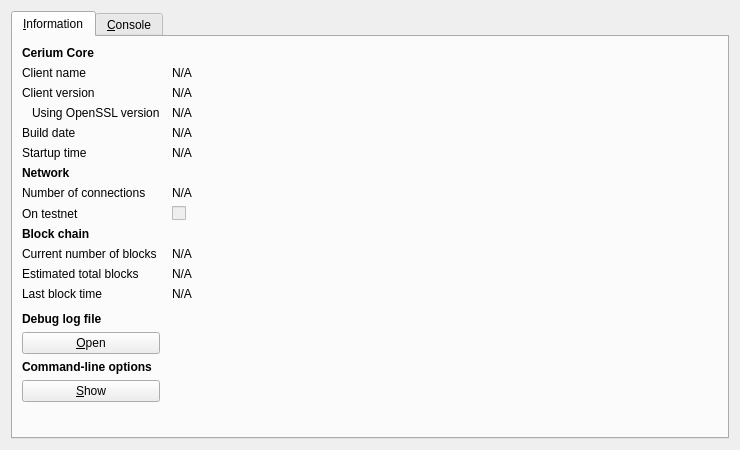
<?xml version="1.0" encoding="UTF-8"?>
<ui version="4.0">
 <class>RPCConsole</class>
 <widget class="QDialog" name="RPCConsole">
  <property name="geometry">
   <rect>
    <x>0</x>
    <y>0</y>
    <width>740</width>
    <height>450</height>
   </rect>
  </property>
  <property name="windowTitle">
   <string>Cerium - Debug window</string>
  </property>
  <layout class="QVBoxLayout" name="verticalLayout_2">
   <item>
    <widget class="QTabWidget" name="tabWidget">
     <property name="currentIndex">
      <number>0</number>
     </property>
     <widget class="QWidget" name="tab_info">
      <attribute name="title">
       <string>&amp;Information</string>
      </attribute>
      <layout class="QGridLayout" name="gridLayout" columnstretch="0,1">
       <property name="horizontalSpacing">
        <number>12</number>
       </property>
       <item row="0" column="0">
        <widget class="QLabel" name="label_9">
         <property name="font">
          <font>
           <weight>75</weight>
           <bold>true</bold>
          </font>
         </property>
         <property name="text">
          <string>Cerium Core</string>
         </property>
        </widget>
       </item>
       <item row="1" column="0">
        <widget class="QLabel" name="label_5">
         <property name="text">
          <string>Client name</string>
         </property>
        </widget>
       </item>
       <item row="1" column="1">
        <widget class="QLabel" name="clientName">
         <property name="cursor">
          <cursorShape>IBeamCursor</cursorShape>
         </property>
         <property name="text">
          <string>N/A</string>
         </property>
         <property name="textFormat">
          <enum>Qt::PlainText</enum>
         </property>
         <property name="textInteractionFlags">
          <set>Qt::LinksAccessibleByMouse|Qt::TextSelectableByKeyboard|Qt::TextSelectableByMouse</set>
         </property>
        </widget>
       </item>
       <item row="2" column="0">
        <widget class="QLabel" name="label_6">
         <property name="text">
          <string>Client version</string>
         </property>
        </widget>
       </item>
       <item row="2" column="1">
        <widget class="QLabel" name="clientVersion">
         <property name="cursor">
          <cursorShape>IBeamCursor</cursorShape>
         </property>
         <property name="text">
          <string>N/A</string>
         </property>
         <property name="textFormat">
          <enum>Qt::PlainText</enum>
         </property>
         <property name="textInteractionFlags">
          <set>Qt::LinksAccessibleByMouse|Qt::TextSelectableByKeyboard|Qt::TextSelectableByMouse</set>
         </property>
        </widget>
       </item>
       <item row="3" column="0">
        <widget class="QLabel" name="label_14">
         <property name="text">
          <string>Using OpenSSL version</string>
         </property>
         <property name="indent">
          <number>10</number>
         </property>
        </widget>
       </item>
       <item row="3" column="1">
        <widget class="QLabel" name="openSSLVersion">
         <property name="cursor">
          <cursorShape>IBeamCursor</cursorShape>
         </property>
         <property name="text">
          <string>N/A</string>
         </property>
         <property name="textFormat">
          <enum>Qt::PlainText</enum>
         </property>
         <property name="textInteractionFlags">
          <set>Qt::LinksAccessibleByMouse|Qt::TextSelectableByKeyboard|Qt::TextSelectableByMouse</set>
         </property>
        </widget>
       </item>
       <item row="4" column="0">
        <widget class="QLabel" name="label_12">
         <property name="text">
          <string>Build date</string>
         </property>
        </widget>
       </item>
       <item row="4" column="1">
        <widget class="QLabel" name="buildDate">
         <property name="cursor">
          <cursorShape>IBeamCursor</cursorShape>
         </property>
         <property name="text">
          <string>N/A</string>
         </property>
         <property name="textFormat">
          <enum>Qt::PlainText</enum>
         </property>
         <property name="textInteractionFlags">
          <set>Qt::LinksAccessibleByMouse|Qt::TextSelectableByKeyboard|Qt::TextSelectableByMouse</set>
         </property>
        </widget>
       </item>
       <item row="5" column="0">
        <widget class="QLabel" name="label_13">
         <property name="text">
          <string>Startup time</string>
         </property>
        </widget>
       </item>
       <item row="5" column="1">
        <widget class="QLabel" name="startupTime">
         <property name="cursor">
          <cursorShape>IBeamCursor</cursorShape>
         </property>
         <property name="text">
          <string>N/A</string>
         </property>
         <property name="textFormat">
          <enum>Qt::PlainText</enum>
         </property>
         <property name="textInteractionFlags">
          <set>Qt::LinksAccessibleByMouse|Qt::TextSelectableByKeyboard|Qt::TextSelectableByMouse</set>
         </property>
        </widget>
       </item>
       <item row="6" column="0">
        <widget class="QLabel" name="label_11">
         <property name="font">
          <font>
           <weight>75</weight>
           <bold>true</bold>
          </font>
         </property>
         <property name="text">
          <string>Network</string>
         </property>
        </widget>
       </item>
       <item row="7" column="0">
        <widget class="QLabel" name="label_7">
         <property name="text">
          <string>Number of connections</string>
         </property>
        </widget>
       </item>
       <item row="7" column="1">
        <widget class="QLabel" name="numberOfConnections">
         <property name="cursor">
          <cursorShape>IBeamCursor</cursorShape>
         </property>
         <property name="text">
          <string>N/A</string>
         </property>
         <property name="textFormat">
          <enum>Qt::PlainText</enum>
         </property>
         <property name="textInteractionFlags">
          <set>Qt::LinksAccessibleByMouse|Qt::TextSelectableByKeyboard|Qt::TextSelectableByMouse</set>
         </property>
        </widget>
       </item>
       <item row="8" column="0">
        <widget class="QLabel" name="label_8">
         <property name="text">
          <string>On testnet</string>
         </property>
        </widget>
       </item>
       <item row="8" column="1">
        <widget class="QCheckBox" name="isTestNet">
         <property name="enabled">
          <bool>false</bool>
         </property>
         <property name="text">
          <string/>
         </property>
        </widget>
       </item>
       <item row="9" column="0">
        <widget class="QLabel" name="label_10">
         <property name="font">
          <font>
           <weight>75</weight>
           <bold>true</bold>
          </font>
         </property>
         <property name="text">
          <string>Block chain</string>
         </property>
        </widget>
       </item>
       <item row="10" column="0">
        <widget class="QLabel" name="label_3">
         <property name="text">
          <string>Current number of blocks</string>
         </property>
        </widget>
       </item>
       <item row="10" column="1">
        <widget class="QLabel" name="numberOfBlocks">
         <property name="cursor">
          <cursorShape>IBeamCursor</cursorShape>
         </property>
         <property name="text">
          <string>N/A</string>
         </property>
         <property name="textFormat">
          <enum>Qt::PlainText</enum>
         </property>
         <property name="textInteractionFlags">
          <set>Qt::LinksAccessibleByMouse|Qt::TextSelectableByKeyboard|Qt::TextSelectableByMouse</set>
         </property>
        </widget>
       </item>
       <item row="11" column="0">
        <widget class="QLabel" name="label_4">
         <property name="text">
          <string>Estimated total blocks</string>
         </property>
        </widget>
       </item>
       <item row="11" column="1">
        <widget class="QLabel" name="totalBlocks">
         <property name="cursor">
          <cursorShape>IBeamCursor</cursorShape>
         </property>
         <property name="text">
          <string>N/A</string>
         </property>
         <property name="textFormat">
          <enum>Qt::PlainText</enum>
         </property>
         <property name="textInteractionFlags">
          <set>Qt::LinksAccessibleByMouse|Qt::TextSelectableByKeyboard|Qt::TextSelectableByMouse</set>
         </property>
        </widget>
       </item>
       <item row="12" column="0">
        <widget class="QLabel" name="label_2">
         <property name="text">
          <string>Last block time</string>
         </property>
        </widget>
       </item>
       <item row="12" column="1">
        <widget class="QLabel" name="lastBlockTime">
         <property name="cursor">
          <cursorShape>IBeamCursor</cursorShape>
         </property>
         <property name="text">
          <string>N/A</string>
         </property>
         <property name="textFormat">
          <enum>Qt::PlainText</enum>
         </property>
         <property name="textInteractionFlags">
          <set>Qt::LinksAccessibleByMouse|Qt::TextSelectableByKeyboard|Qt::TextSelectableByMouse</set>
         </property>
        </widget>
       </item>
       <item row="13" column="0">
        <spacer name="verticalSpacer_2">
         <property name="orientation">
          <enum>Qt::Vertical</enum>
         </property>
         <property name="sizeHint" stdset="0">
          <size>
           <width>20</width>
           <height>20</height>
          </size>
         </property>
        </spacer>
       </item>
       <item row="14" column="0">
        <widget class="QLabel" name="labelDebugLogfile">
         <property name="font">
          <font>
           <weight>75</weight>
           <bold>true</bold>
          </font>
         </property>
         <property name="text">
          <string>Debug log file</string>
         </property>
        </widget>
       </item>
       <item row="15" column="0">
        <widget class="QPushButton" name="openDebugLogfileButton">
         <property name="toolTip">
          <string>Open the Cerium debug log file from the current data directory. This can take a few seconds for large log files.</string>
         </property>
         <property name="text">
          <string>&amp;Open</string>
         </property>
         <property name="autoDefault">
          <bool>false</bool>
         </property>
        </widget>
       </item>
       <item row="16" column="0">
        <widget class="QLabel" name="labelCLOptions">
         <property name="font">
          <font>
           <weight>75</weight>
           <bold>true</bold>
          </font>
         </property>
         <property name="text">
          <string>Command-line options</string>
         </property>
        </widget>
       </item>
       <item row="17" column="0">
        <widget class="QPushButton" name="showCLOptionsButton">
         <property name="toolTip">
          <string>Show the Cerium-Qt help message to get a list with possible Cerium command-line options.</string>
         </property>
         <property name="text">
          <string>&amp;Show</string>
         </property>
         <property name="autoDefault">
          <bool>false</bool>
         </property>
        </widget>
       </item>
       <item row="18" column="0">
        <spacer name="verticalSpacer">
         <property name="orientation">
          <enum>Qt::Vertical</enum>
         </property>
         <property name="sizeHint" stdset="0">
          <size>
           <width>20</width>
           <height>40</height>
          </size>
         </property>
        </spacer>
       </item>
      </layout>
     </widget>
     <widget class="QWidget" name="tab_console">
      <attribute name="title">
       <string>&amp;Console</string>
      </attribute>
      <layout class="QVBoxLayout" name="verticalLayout_3">
       <property name="spacing">
        <number>3</number>
       </property>
       <item>
        <widget class="QTextEdit" name="messagesWidget">
         <property name="minimumSize">
          <size>
           <width>0</width>
           <height>100</height>
          </size>
         </property>
         <property name="readOnly">
          <bool>true</bool>
         </property>
         <property name="tabKeyNavigation" stdset="0">
          <bool>false</bool>
         </property>
         <property name="columnCount" stdset="0">
          <number>2</number>
         </property>
        </widget>
       </item>
       <item>
        <layout class="QHBoxLayout" name="horizontalLayout">
         <property name="spacing">
          <number>3</number>
         </property>
         <item>
          <widget class="QLabel" name="label">
           <property name="text">
            <string notr="true">&gt;</string>
           </property>
          </widget>
         </item>
         <item>
          <widget class="QLineEdit" name="lineEdit"/>
         </item>
         <item>
          <widget class="QPushButton" name="clearButton">
           <property name="maximumSize">
            <size>
             <width>24</width>
             <height>24</height>
            </size>
           </property>
           <property name="toolTip">
            <string>Clear console</string>
           </property>
           <property name="text">
            <string/>
           </property>
           <property name="icon">
            <iconset resource="../bitcoin.qrc">
             <normaloff>:/icons/remove</normaloff>:/icons/remove</iconset>
           </property>
           <property name="shortcut">
            <string notr="true">Ctrl+L</string>
           </property>
           <property name="autoDefault">
            <bool>false</bool>
           </property>
          </widget>
         </item>
        </layout>
       </item>
      </layout>
     </widget>
    </widget>
   </item>
  </layout>
 </widget>
 <resources>
  <include location="../bitcoin.qrc"/>
 </resources>
 <connections/>
</ui>
